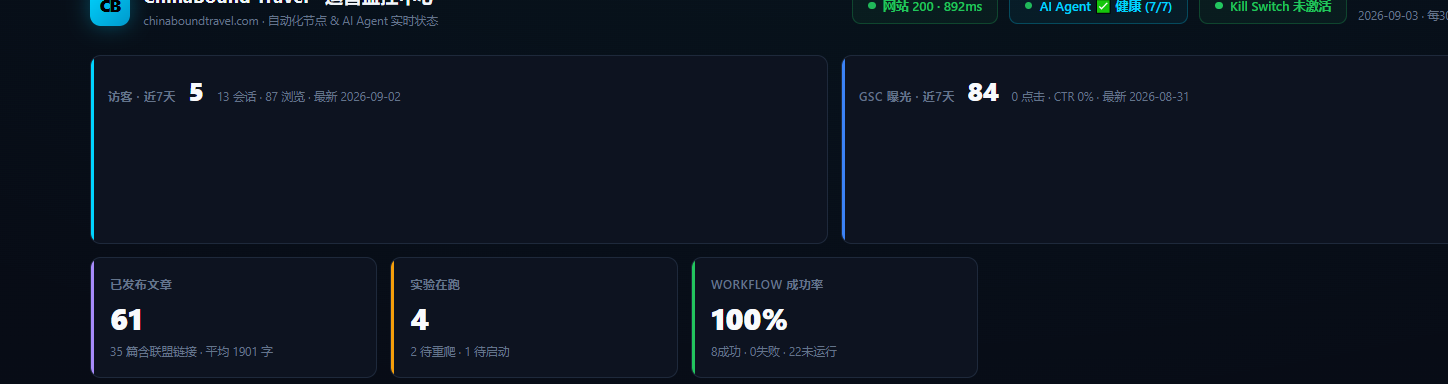
#> input picture dashboard_issue.png, 1448 x 384 px
$ python social_image_optimizer.py --source ../dashboard_issue.png
#> lines starting #> are read from the running program, lines starting #| are printed output that depends on the picture
#> in optimize_image, img is the input picture: PIL image 1448x384 RGB; mean R, G, B 13.5, 21.3, 33.1
"""
P0: Social Media Image Optimizer
Auto-crops and resizes images for each social media platform's required aspect ratio.
Uses Pillow for center-crop and smart-resize.
"""
import sys
import os
from pathlib import Path
from urllib.parse import urlparse

try:
    from PIL import Image
    PIL_AVAILABLE = True
except ImportError:
    Image = None
    PIL_AVAILABLE = False

# Target dimensions for each platform (width, height)
PLATFORM_TARGETS = {
    "instagram": {
        "default": (1080, 1350),   # 4:5 portrait (best for IG feed)
        "square": (1080, 1080),     # 1:1
        "story": (1080, 1920),      # 9:16
    },
    "ig": {
        "default": (1080, 1350),
        "square": (1080, 1080),
        "story": (1080, 1920),
    },
    "pinterest": {
        "default": (1000, 1500),    # 2:3 vertical (best for Pinterest)
        "square": (1000, 1000),
    },
    "x": {
        "default": (1600, 900),     # 16:9 landscape (best for X)
        "square": (1200, 1200),
    },
    "twitter": {
        "default": (1600, 900),
        "square": (1200, 1200),
    },
    "facebook": {
        "default": (1200, 630),     # 1.91:1 link post
        "square": (1080, 1080),
        "portrait": (1080, 1350),
    },
    "fb": {
        "default": (1200, 630),
        "square": (1080, 1080),
        "portrait": (1080, 1350),
    },
}

# Allowed image extensions
ALLOWED_EXTENSIONS = {".jpg", ".jpeg", ".png", ".webp"}


def download_image(url: str, dest_dir: str) -> str:
    """Download image from URL to dest_dir. Returns local path."""
    import requests
    os.makedirs(dest_dir, exist_ok=True)
    ext = Path(urlparse(url).path).suffix
    if ext.lower() not in ALLOWED_EXTENSIONS:
        ext = ".jpg"
    filename = f"src_{abs(hash(url))}{ext}"
    local_path = os.path.join(dest_dir, filename)
    resp = requests.get(url, timeout=60)
    resp.raise_for_status()
    with open(local_path, "wb") as f:
        f.write(resp.content)
    return local_path


def center_crop(img, target_w: int, target_h: int):
    """
    Center-crop image to target aspect ratio, then resize to target dimensions.
    Preserves as much of the center of the image as possible.
    """
#> called with target_w = 1080, target_h = 1350
    src_w, src_h = img.size
#> src_w = 1448; src_h = 384
    target_ratio = target_w / target_h
    src_ratio = src_w / src_h
#> src_ratio = 3.77

    if abs(src_ratio - target_ratio) < 0.01:
        # Already correct ratio, just resize
        return img.resize((target_w, target_h), Image.LANCZOS)

    if src_ratio > target_ratio:
        # Source is wider than target -> crop width
        new_w = int(src_h * target_ratio)
#> new_w = 307
        left = (src_w - new_w) // 2
#> left = 570
        cropped = img.crop((left, 0, left + new_w, src_h))
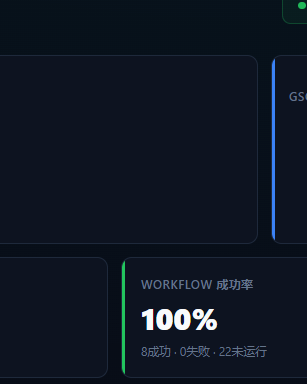
#> cropped: PIL image 307x384 RGB; mean R, G, B 14.8, 22.4, 34.8
    else:
        # Source is taller than target -> crop height
        new_h = int(src_w / target_ratio)
        top = (src_h - new_h) // 2
        cropped = img.crop((0, top, src_w, top + new_h))

    return cropped.resize((target_w, target_h), Image.LANCZOS)


def optimize_image(
    source: str,
    platform: str,
    output_dir: str,
    variant: str = "default",
    quality: int = 85,
) -> dict:
    """
    Optimize an image for a specific platform.

    Args:
        source: URL or local file path of source image
        platform: target platform (instagram, pinterest, x, facebook)
        output_dir: directory to save optimized image
        variant: 'default', 'square', 'story', 'portrait' (platform-dependent)
        quality: JPEG/WebP quality (1-100)

    Returns:
        dict with: success (bool), output_path, dimensions, source, platform, error
    """
    result = {
        "success": False,
        "source": source[:80] if source else "(empty)",
        "platform": platform,
        "variant": variant,
        "output_path": "",
        "width": 0,
        "height": 0,
        "error": "",
    }

    if not PIL_AVAILABLE:
        result["error"] = "Pillow not installed"
        return result

    if not source or not source.strip():
        result["error"] = "empty_source"
        return result

    spec = PLATFORM_TARGETS.get(platform.lower())
    if not spec:
        result["error"] = f"unknown_platform:{platform}"
        return result

    target_dims = spec.get(variant, spec["default"])
    target_w, target_h = target_dims

    # Get local source path
    local_source = source
    temp_downloaded = False
    if source.startswith("http"):
        try:
            local_source = download_image(source, os.path.join(output_dir, "_src"))
            temp_downloaded = True
        except Exception as e:
            result["error"] = f"download_failed:{str(e)[:50]}"
            return result

    if not os.path.exists(local_source):
        result["error"] = "source_not_found"
        return result

    # Process image
    try:
        with Image.open(local_source) as img:
            img = img.convert("RGB")  # Normalize to RGB (handles RGBA, palette, etc.)
            optimized = center_crop(img, target_w, target_h)

            # Save
            os.makedirs(output_dir, exist_ok=True)
            src_name = Path(local_source).stem
            ext = ".jpg"  # Standardize to JPEG for social media
            out_name = f"{src_name}_{platform}_{variant}_{target_w}x{target_h}{ext}"
            # Sanitize filename
            out_name = "".join(c if c.isalnum() or c in "._-" else "_" for c in out_name)
            output_path = os.path.join(output_dir, out_name)

            optimized.save(output_path, "JPEG", quality=quality, optimize=True)

            result["success"] = True
            result["output_path"] = output_path
            result["width"] = target_w
            result["height"] = target_h
    except Exception as e:
        result["error"] = f"processing_failed:{str(e)[:60]}"
    finally:
        # Clean up temp download
        if temp_downloaded and os.path.exists(local_source):
            try:
                os.remove(local_source)
            except Exception:
                pass

    return result


def optimize_for_all_platforms(
    source: str,
    output_dir: str,
    platforms: list = None,
) -> list:
    """
    Generate platform-optimized variants of a source image for all platforms.

    Returns list of optimization results.
    """
    if platforms is None:
        platforms = ["instagram", "pinterest", "x", "facebook"]

    results = []
    for platform in platforms:
        spec = PLATFORM_TARGETS.get(platform)
        if not spec:
            continue
        # Generate default variant for each platform
        r = optimize_image(source, platform, output_dir, variant="default")
        results.append(r)
    return results


def main() -> int:
    import argparse
    import json

    ap = argparse.ArgumentParser(description="Social Media Image Optimizer")
    ap.add_argument("--source", type=str, required=True, help="Source image URL or path")
    ap.add_argument("--platform", type=str, default="instagram",
                    choices=list(PLATFORM_TARGETS.keys()))
    ap.add_argument("--variant", type=str, default="default",
                    help="Variant: default, square, story, portrait")
    ap.add_argument("--output-dir", type=str, default="static/img/social_optimized")
    ap.add_argument("--all-platforms", action="store_true", help="Generate for all platforms")
    ap.add_argument("--quality", type=int, default=85)
    ap.add_argument("--json", action="store_true")
    args = ap.parse_args()

    if args.all_platforms:
        results = optimize_for_all_platforms(args.source, args.output_dir)
    else:
        r = optimize_image(args.source, args.platform, args.output_dir,
                           variant=args.variant, quality=args.quality)
        results = [r]

    if args.json:
        print(json.dumps({"results": results}, ensure_ascii=False, indent=2))
    else:
        print(f"Social Image Optimizer ({len(results)} variant(s))")
        for r in results:
            if r["success"]:
                print(f"  OK {r['platform']:12s} {r['width']}x{r['height']} -> {r['output_path']}")
            else:
                print(f"  FAIL {r['platform']:12s} {r['error']}")

    success_count = sum(1 for r in results if r["success"])
    return 0 if success_count == len(results) else 1


if __name__ == "__main__":
    sys.exit(main())
#> (the program exits here)
